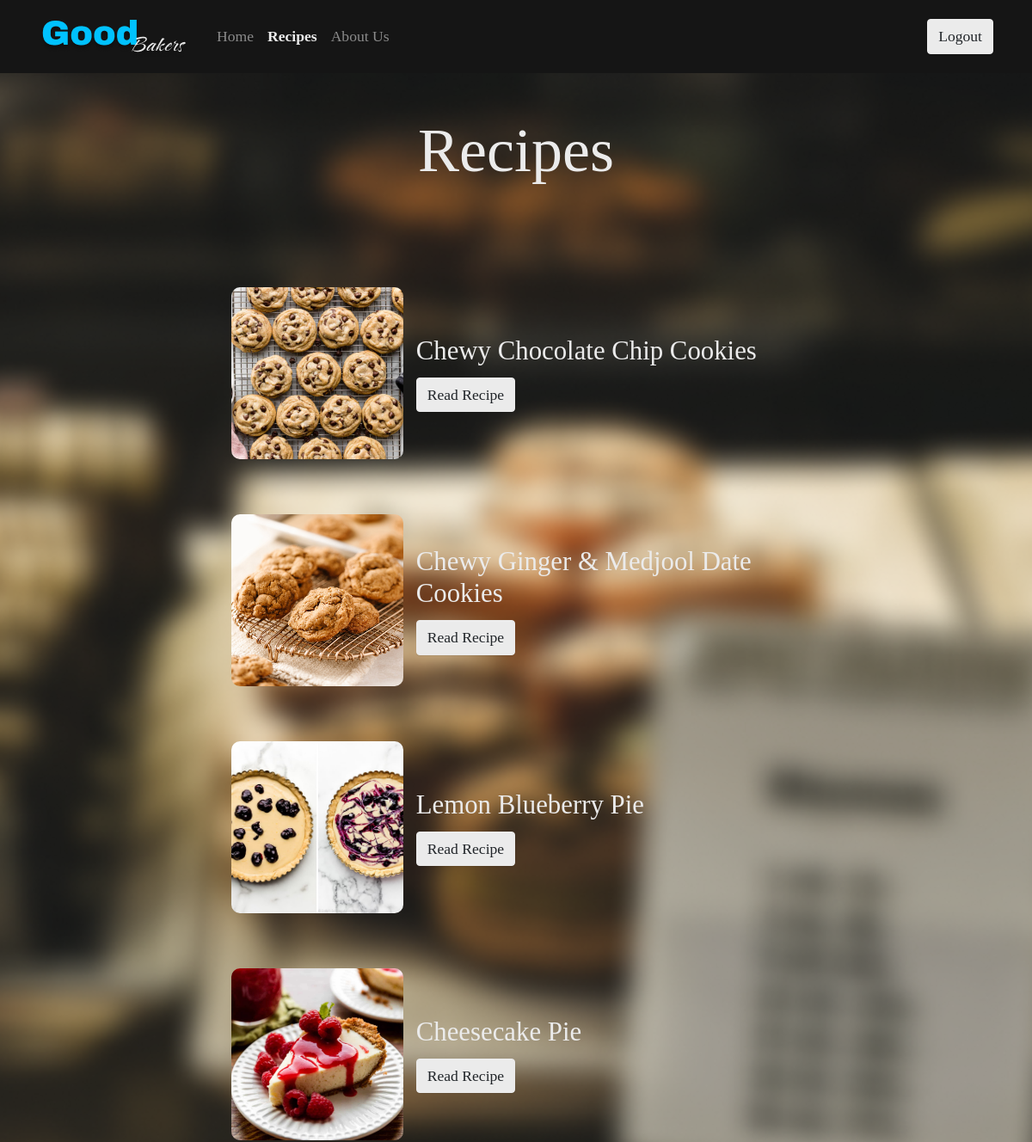
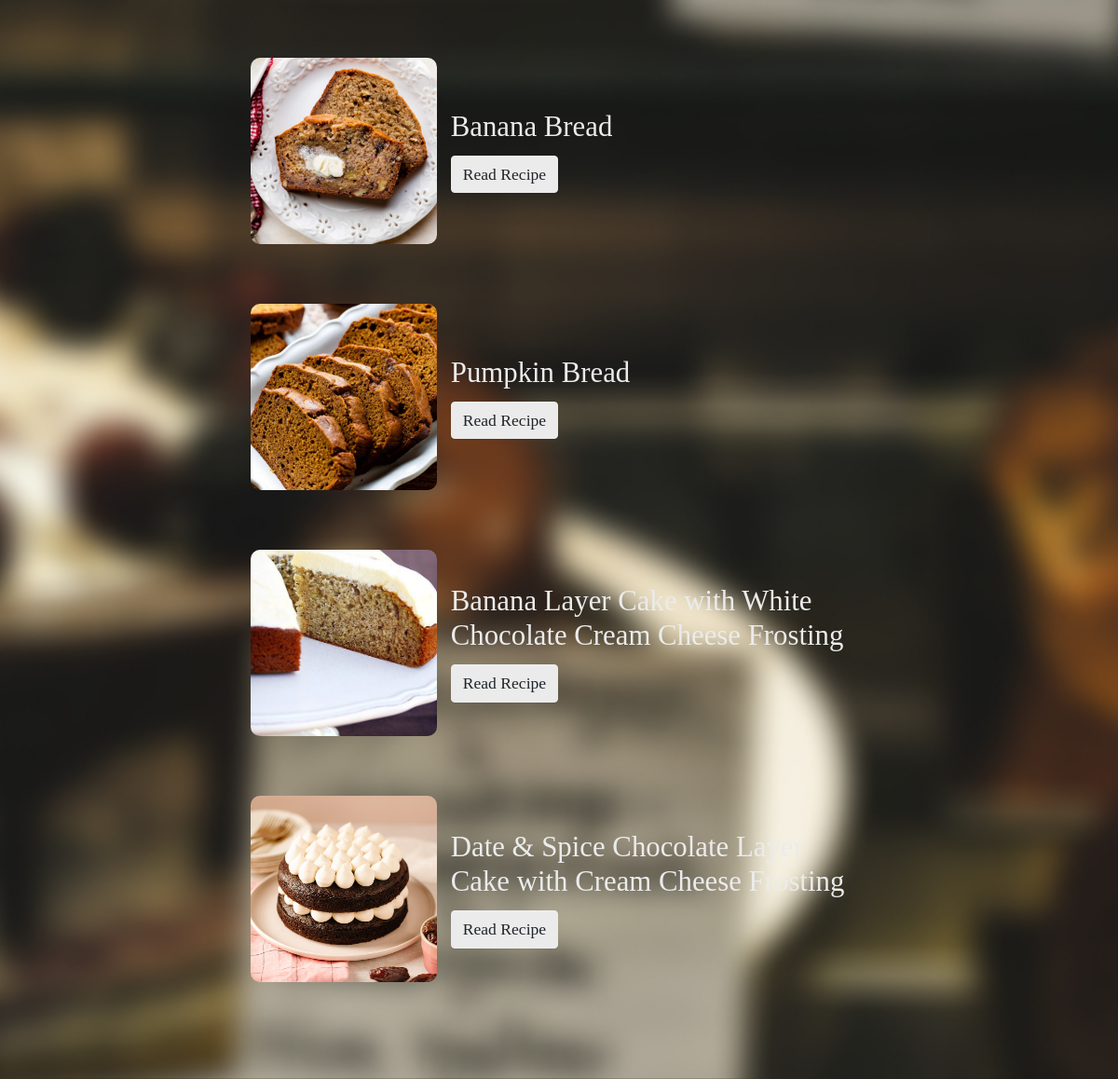
The app's page /recipe_list.php with its own data (2 pictures, top to bottom).
### tables this page shows
CREATE TABLE `recipes` (
  `recipes_id` int(11) NOT NULL,
  `name` varchar(100) NOT NULL,
  `image` varchar(100) NOT NULL,
  `ingredient` longtext NOT NULL,
  `tutorial` text NOT NULL,
  `video` text NOT NULL
);

### recipe_list.php (the view, shortened to what this page needs)
<!DOCTYPE html>
<html>
<head>
  <link rel="stylesheet" href="https://cdnjs.cloudflare.com/ajax/libs/font-awesome/4.7.0/css/font-awesome.min.css" type="text/css">
  <link rel="stylesheet" href="css/style.css">
</head>
<body class="bg-primary">
  <div class="overlay-content">
    <?php
      $currentPage = basename($_SERVER['PHP_SELF']);
      include 'navbar.php';
    ?>
    <div class="pt-5">
      <h1 class="display-3 text-light text-center">Recipes</h1>
    </div>
    <div class="py-5">
      <div class="container">
        <?php
          include('db.php');
          $sql = "SELECT * FROM recipes";
          $all_product = $con->query($sql);
          while ($row = mysqli_fetch_assoc($all_product)){
            $id = $row['recipes_id'];
            $link = "recipe.php?recipes_id=".$id;
        ?>
        <div class="row d-flex mx-auto align-items-center justify-content-center py-2">
          <div class="frame d-flex flex-column align-items-start">
            <div class="frame-box">
              <img class="d-block img-fluid" src="<?php echo $row['image']; ?>">
            </div>
          </div>
          <div class="d-flex flex-column align-items-start col-md-5">
            <h3 class="text-light"><?php echo $row['name']; ?></h3>
            <a class="btn navbar-btn btn-light" href="<?php echo $link; ?>">Read Recipe</a>
          </div>
        </div>
        <?php
          }
        ?>
      </div>
    </div>
  </div>
</body>
</html>

### navbar.php (shortened to what this page needs)
<nav class="navbar navbar-expand-lg navbar-dark bg-dark">
    <div class="container"> <a class="navbar-brand" href="home.php">
            <img class="img-fluid d-block" src="img/navbar/Logo.png">
        </a>
        <div class="collapse navbar-collapse" id="navbar">
            <ul class="navbar-nav mr-auto">
                <li <?php if ($currentPage == 'home.php') echo 'class="current-page"'; else echo 'class="nav-item"'; ?>> <a class="nav-link" href="home.php">Home</a> </li>
                <li <?php if ($currentPage == 'recipe_list.php' || $currentPage == 'recipe.php') echo 'class="current-page"'; else echo 'class="nav-item"'; ?>> <a class="nav-link" href="recipe_list.php">Recipes</a> </li>
                <li <?php if ($currentPage == 'about_us.php') echo 'class="current-page"'; else echo 'class="nav-item"'; ?>> <a class="nav-link" href="about_us.php">About Us</a> </li>
            </ul>
            <a class="btn navbar-btn ml-md-2 btn-light" href="index.php">Logout</a>
        </div>
    </div>
</nav>

### recipe_list.php (style rules this page uses)
.overlay-content { background-image: url('img/recipe_list/bg.png'); background-size: cover; background-repeat: repeat; background-position: center; width: 100%; height: 100%; }

### records on screen
recipes: image (picture), name "Chewy Chocolate Chip Cookies"
recipes: image (picture), name "Chewy Ginger & Medjool Date Cookies"
recipes: image (picture), name "Lemon Blueberry Pie"
recipes: image (picture), name "Cheesecake Pie"
recipes: image (picture), name "Banana Bread"
recipes: image (picture), name "Pumpkin Bread"
recipes: image (picture), name "Banana Layer Cake with White Chocolate Cream Cheese Frosting"
recipes: image (picture), name "Date & Spice Chocolate Layer Cake with Cream Cheese Frosting"
